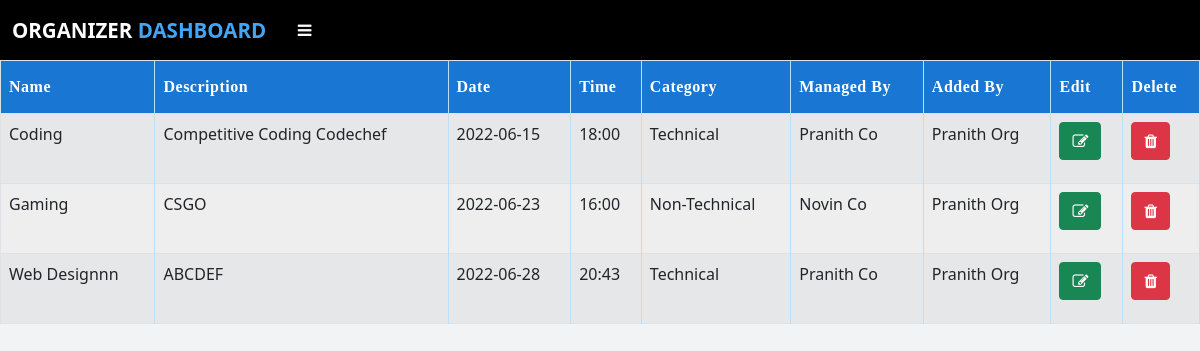
/view_event (signed in), run on the app's committed database.
### app.py (models this page shows, shortened)
class Event(db.Model):
    id = db.Column(db.Integer,primary_key=True)
    name = db.Column(db.String(50),nullable=False)
    description = db.Column(db.String(255),nullable=False)
    date = db.Column(db.String(50), nullable=False)
    time = db.Column(db.String(50), nullable=False)
    category = db.Column(db.String(50),nullable=False)
    coOrganizer = db.Column(db.String(50),nullable=False)
    organizer = db.Column(db.String(50),nullable=False)
    judge = db.Column(db.String(50),nullable=True)
    participant_id=db.relationship('Participant',cascade="all,delete",backref='participants')

### app.py (the view)
@app.route("/view_event")
def view_event():
    if 'organizer' in session:
        events = Event.query.all()
        return render_template('view_event.html',data=events)
    else:
        flash("Session Expired","error")
        return redirect(url_for('organizer_log'))

### templates/view_event.html (shortened to what this page needs)
{% extends "organizer_layout.html" %}
{% block head %} {{ super() }}
{% endblock %}
{% block content %}
{% if data %}
<div class="table-responsive">
	<table class="table table-striped table-bordered">
		<thead class="thead-dark">
			<tr>
				<th scope="col">Name</th>
				<th scope="col">Description</th>
				<th scope="col">Date</th>
				<th scope="col">Time</th>
				<th scope="col">Category</th>
				<th scope="col">Managed By</th>
                <th scope="col">Added By</th>
                <th scope="col">Edit</th>
				<th scope="col">Delete</th>
			</tr>
		</thead>
		<tbody>
			{% for i in data %}
			<tr>
				<td>{{i.name}}</td>
				<td>{{i.description}}</td>
				<td>{{i.date}}</td>
				<td>{{i.time}}</td>
				<td>{{i.category}}</td>
				<td>{{i.coOrganizer}}</td>
                <td>{{i.organizer}}</td>
                <td>
                    <a href="/edit_event/{{i.id}}"
                        ><button class="btn btn-success"><i class="fa fa-edit"></i></button
                    ></a>
                </td>
                <td>
                    <a onclick="delEvent('{{ i.id }}')"
                        ><button class="btn btn-danger" type="submit" name="del">
                            <i class="fa fa-trash"></i></button
                    ></a>
                </td>
			</tr>
			{% endfor %}{% else %}
            <h2 class="text-center mt-5 fw-bold text-uppercase">No Events Added</h2>
            {% endif %}
		</tbody>
	</table>
</div>
{% endblock %}

### templates/view_event.html (style rules this page uses)
table { font-family: 'Roboto' sans-serif; border-collapse: collapse; width: 100%; }
table tr:nth-child(even) { background-color: #eeeeee; }
.table th { padding-top: 14px; padding-bottom: 14px; text-align: left; background-color: #1976d2; color: white; letter-spacing: 0.5px; user-select: none; border-right: 0.5px solid #bbdefb; font-family: Bahnschrift SemiBold; }
table td { border-right: 0.5px solid #bbdefb; height: 70px; }
table td, table th { border-bottom: 0.5px solid #bbdefb; }

### templates/organizer_layout.html (style rules this page uses)
body { font-family: "Roboto" sans-serif; background-color: #f2f3f4; }
* { margin: 0; padding: 0; text-decoration: none; list-style: none; }

### data on the page
Event: name "Coding", description "Competitive Coding Codechef", date "2022-06-15", time "18:00", category "Technical", coOrganizer "Pranith Co", organizer "Pranith Org"
Event: name "Gaming", description "CSGO", date "2022-06-23", time "16:00", category "Non-Technical", coOrganizer "Novin Co", organizer "Pranith Org"
Event: name "Web Designnn", description "ABCDEF", date "2022-06-28", time "20:43", category "Technical", coOrganizer "Pranith Co", organizer "Pranith Org"
